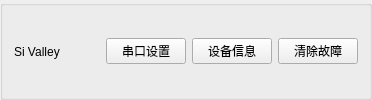
     <widget class="QGroupBox" name="TopgroupBox">
      <property name="sizePolicy">
       <sizepolicy hsizetype="Preferred" vsizetype="Fixed">
        <horstretch>0</horstretch>
        <verstretch>0</verstretch>
       </sizepolicy>
      </property>
      <property name="minimumSize">
       <size>
        <width>0</width>
        <height>60</height>
       </size>
      </property>
      <property name="styleSheet">
       <string notr="true">QFrame{
	border-bottom:2px solid rgb(37, 127, 176);
}

QPushButton{
	background-repeat: no-repeat;
	background-origin: padding;
	background-position: left;
	padding-left:32px;
	border:2px solid rgb(41,45,57);
    background-color: rgb(41,45,57);
    color:white;
	text-align:left;
	border-radius:15px;
	width:70px;
	height:35px;
}
QPushButton:enabled:hover{
	background-color: rgb(0,149,255);
}

QPushButton:!enabled{
	color:rgb(180,180,180);
}
border-bottom-color: rgb(37, 127, 176);
</string>
      </property>
      <layout class="QHBoxLayout" name="horizontalLayout_17">
       <property name="topMargin">
        <number>3</number>
       </property>
       <property name="bottomMargin">
        <number>3</number>
       </property>
       <item>
        <layout class="QHBoxLayout" name="horizontalLayout">
         <property name="spacing">
          <number>6</number>
         </property>
         <property name="bottomMargin">
          <number>0</number>
         </property>
         <item>
          <widget class="QLabel" name="label_13">
           <property name="styleSheet">
            <string notr="true">font: 75 11pt &quot;Arial&quot;;</string>
           </property>
           <property name="text">
            <string>Si Valley</string>
           </property>
          </widget>
         </item>
         <item>
          <spacer name="horizontalSpacer">
           <property name="orientation">
            <enum>Qt::Horizontal</enum>
           </property>
           <property name="sizeHint" stdset="0">
            <size>
             <width>40</width>
             <height>20</height>
            </size>
           </property>
          </spacer>
         </item>
         <item>
          <widget class="QPushButton" name="CanparamSettingPbt">
           <property name="styleSheet">
            <string notr="true">	background-image: url(:/images/setting2.png);
</string>
           </property>
           <property name="text">
            <string>串口设置</string>
           </property>
          </widget>
         </item>
         <item>
          <widget class="QPushButton" name="deviceinfo_btn">
           <property name="styleSheet">
            <string notr="true">	background-image: url(:/images/info2.png);

</string>
           </property>
           <property name="text">
            <string>设备信息</string>
           </property>
          </widget>
         </item>
         <item>
          <widget class="QPushButton" name="clearErrorBtn">
           <property name="styleSheet">
            <string notr="true">	background-image: url(:/images/clear.png);</string>
           </property>
           <property name="text">
            <string>清除故障</string>
           </property>
          </widget>
         </item>
        </layout>
       </item>
      </layout>
     </widget>
